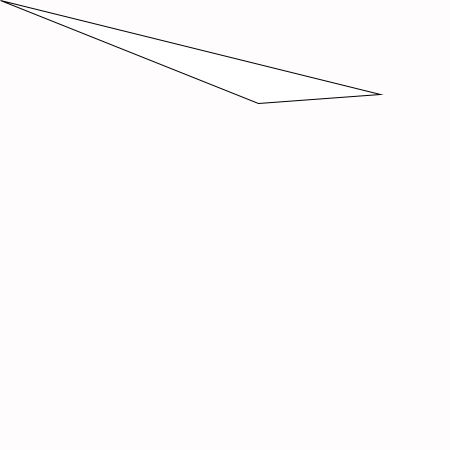
Frame 1 (no input)
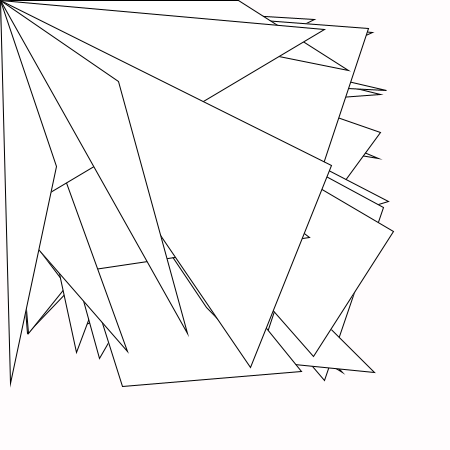
Frame 60 (the mouse pressed at the canvas centre just before this capture)
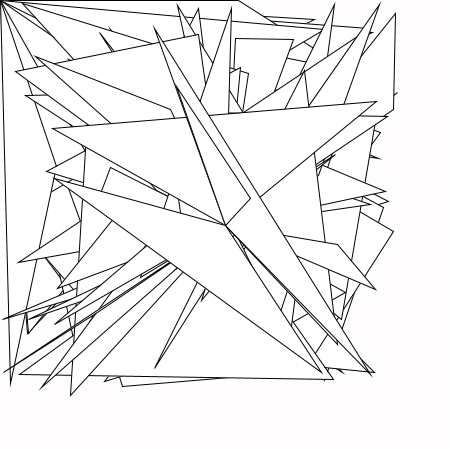
Frame 120 (the mouse held since frame 60 and released just before this capture)

The Processing sketch that drew these frames (run headless with seeded random() and noise(); from frame 60 on, the mouse is pressed at the canvas centre):

// Processing sketch: triangle_mouse_burst
// ── triangle_mouse_burst.pde
void setup() {
  
  size(450,450);
  background(#FFFCFD);
  
  //for (int i = 0; i < 15; i++) {
  //  color blue = color(#280AF7);
  //  fill(blue);
  //  noStroke();
  //  square(random(400), random(400), random (25, 60));
  //}
  
  //for (int i = 0; i < 15; i++) {
  //  color peach = color(#FC85B3);
  //  fill(peach);
  //  noStroke();
  //  square(random(400), random(400), random (25, 60));
  //}
  
  //for (int i = 0; i < 15; i++) {
  //  color orange = color(#F7D40A);
  //  fill(orange);
  //  noStroke();
  //  square(random(400), random(400), random (25, 60));
  //}
  
  //for (int i = 0; i < 15; i++) {
  //  color black = color(#000000);
  //  fill(black);
  //  noStroke();
  //  float r1 = random(400);
  //  float r12 = random(0, 15);
  //  float r2 = random(400);
  //  float r3 = random(15,30);
  //  square(r1, r2, r3);
  //  square(r1 + r12, r2, r3);
  //}
}

void draw() {
  triangle(mouseX, mouseY , random(0, 400), random(0, 400), 
  random(0, 400), random(0, 400));
  
  
  
  //for (int i = 0; i < 10; i++) {
  //  color blue = color(#280AF7);
  //  fill(blue);
  //  noStroke();
  //  square(random(400), random(400), random (25, 60));
  //}
  
  //for (int i = 0; i < 10; i++) {
  //  color peach = color(#FC85B3);
  //  fill(peach);
  //  noStroke();
  //  square(random(400), random(400), random (25, 60));
  //}
  
  //for (int i = 0; i < 10; i++) {
  //  color orange = color(#F7D40A);
  //  fill(orange);
  //  noStroke();
  //  square(random(400), random(400), random (25, 60));
  //}
  
  //for (int i = 0; i < 10; i++) {
  //  color black = color(#000000);
  //  fill(black);
  //  noStroke();
  //  square(random(400), random(400), random (15, 30));
  //}
}
